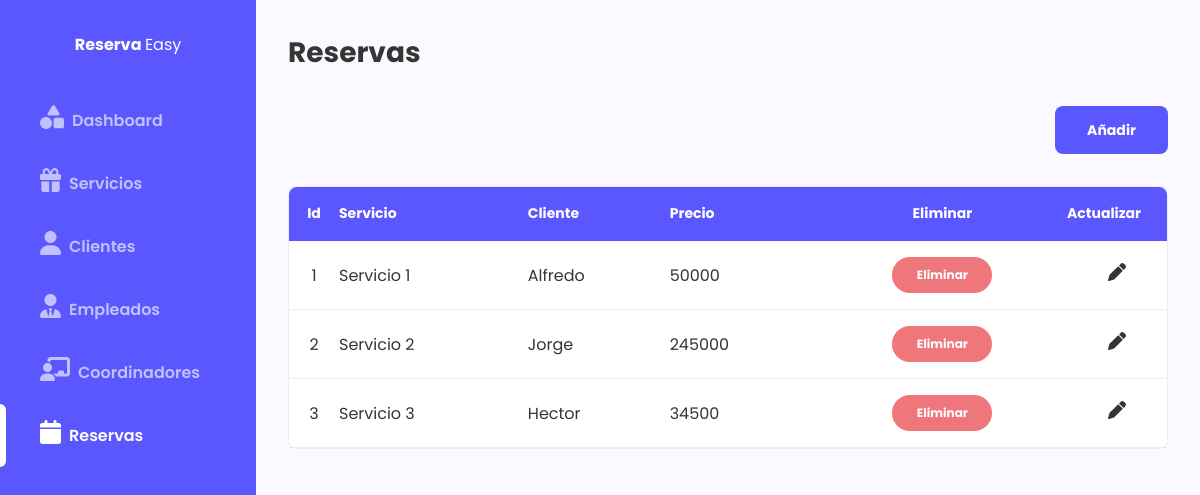
/reservas/listado/, run on the app's committed database.
### evento/models.py (models this page shows, shortened)
class ReservaServicio(models.Model):
    fecha_creacion = models.DateField(auto_now_add=True)
    fecha_reserva = models.DateField(null=False)
    cliente = models.ForeignKey(Cliente,on_delete=models.CASCADE)
    responsable = models.ForeignKey(Coordinador,on_delete=models.CASCADE)
    empleado = models.ForeignKey(Empleado,on_delete=models.CASCADE)
    servicio = models.ForeignKey(Servicio,on_delete=models.CASCADE)
    precio = models.IntegerField(default=0)

class Servicio(models.Model):
    nombre = models.CharField(max_length=30)
    descripcion = models.CharField(max_length=200)
    precio = models.FloatField(default=0.0)
    activo = models.BooleanField(default=True)

class Cliente(models.Model):
    nombre = models.CharField(max_length=100)
    apellido = models.CharField(max_length=100)
    activo = models.BooleanField(default=True)

### evento/views.py (the view)
# urls.py: path('reservas/listado/', views.listar_reservas, name='listar_reservas'),
def listar_reservas(request):
    reservas = ReservaServicio.objects.all()
    context = {
        'reservas':reservas
    }
    return render(
        request,
        "reservas/listado.html",
        context
    )

### evento/templates/reservas/listado.html (shortened to what this page needs)
{% extends "index.html" %}
{% block contenido_principal %}
<div class="contenido">
  <h1 class="titulo">Reservas</h1>
    <div class="opciones-lista">
      <a class="boton" href="{% url 'registrar_reserva' %}">Añadir</a>
    </div>
    <div class="caja margen-abajo">
      <table class="tabla">
          <tr>
              <th>Id</th>
              <th class="izquierda">Servicio</th>
              <th class="izquierda">Cliente</th>
              <th class="izquierda">Precio</th>
              <th class="centrado">Eliminar</th>
              <th class="izquierda" width="100px">Actualizar</th>
          </tr>
          {% for reserva in reservas %}
              <tr>
                  <td class="centrado" width="50px">{{ reserva.id }}</td>
                  <td class="izquierda">{{ reserva.servicio.nombre }}</td>
                  <td>{{ reserva.cliente.nombre }}</td>
                  <td>{{ reserva.precio }}</td>
                  <td class="centrado tabla-estado">
                    <a href="{% url 'eliminar_reserva' reserva.id %}" class="inactivo">Eliminar</a>
                  </td>
                  <td class="tabla-acciones">
                      <a href="{% url 'actualizar_reserva' reserva.id %}">
                          <span>
                          </span>
                      </a>
                  </td>
              </tr>
          {% endfor %}
      </table>
    </div>
</div>
{% endblock %}

### static/css/estilos.css (style rules this page uses)
:root { --main-color: #5A57FF; --accent-color:#C2C0FF; --font-color:#353535; --border-color:#5a57ff1c; --bg-color:#FAF9FF; --inaactive-color:#EF767A; --active-color:#49BEAA; color: var(--font-color); }
* { font-family: 'Poppins'; padding: 0; margin: 0; box-sizing: border-box; list-style: none; }
a { text-decoration: none; color: var(--font-color); }
.contenido { width: 100%; max-width: 1400px; height: auto; padding: 0 32px; }
.caja { background-color: white; border: 1px solid var(--border-color); border-radius: 8px; }
.opciones-lista { margin-bottom:32px ; height: 48px; width: 100%; display: flex; justify-content: space-between; }
.tabla { width: 100%; border-collapse: collapse; border-spacing: 16px; }
.tabla tr { border-bottom: 1px solid var(--border-color); }
.tabla tr th { font-size: 14px; background-color: var(--main-color); color: white; }
.tabla tr th:first-child { border-radius: 8px 0 0 0 ; }
.tabla tr th:last-child { border-radius: 0 8px 0 0; }
.tabla tr td,th { padding: 16px 0; }
.tabla-estado { display: flex; justify-content: center; }
.tabla-estado a { width: 100px; display: flex; justify-content: center; align-items: center; color: white; border-radius: 22px; height: 36px; font-size: 12px; font-weight: bold; }
.tabla-estado .inactivo { background-color: var(--inaactive-color); }
.tabla .tabla-acciones a { display: block; width: 100%; text-align: center; transition: 0.2s ease-in-out; }
.boton { padding: 16px 32px; display: flex; justify-content: center; align-items: center; border: none; border-radius: 8px; background-color: var(--main-color); color: white; font-weight: bold; cursor: pointer; font-size: 14px; }
.margen-abajo { margin-bottom: 32px; }
.centrado { text-align: center; }
.izquierda { text-align: left; }
.titulo { margin: 32px 0; font-size: 28px; }

### data on the page
ReservaServicio: id "1", servicio.nombre "Servicio 1", cliente.nombre "Alfredo", precio "50000"
ReservaServicio: id "2", servicio.nombre "Servicio 2", cliente.nombre "Jorge", precio "245000"
ReservaServicio: id "3", servicio.nombre "Servicio 3", cliente.nombre "Hector", precio "34500"
